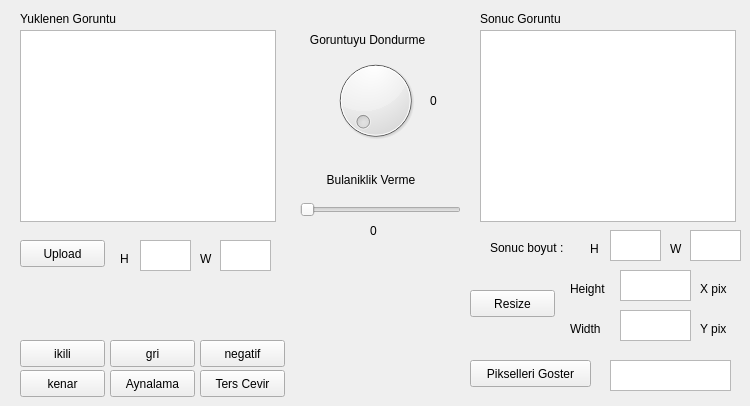
   <widget class="QWidget" name="tab_1">
    <attribute name="title">
     <string> Basic Operation </string>
    </attribute>
    <attribute name="toolTip">
     <string>&lt;html&gt;&lt;head/&gt;&lt;body&gt;&lt;p&gt;Temel Islemler Bulunur ( gray image, binary, resize, pikselleri gosterme, rotate)&lt;/p&gt;&lt;/body&gt;&lt;/html&gt;</string>
    </attribute>
    <widget class="QGraphicsView" name="uploadGV">
     <property name="geometry">
      <rect>
       <x>20</x>
       <y>30</y>
       <width>256</width>
       <height>192</height>
      </rect>
     </property>
     <property name="autoFillBackground">
      <bool>true</bool>
     </property>
     <property name="frameShape">
      <enum>QFrame::StyledPanel</enum>
     </property>
     <property name="frameShadow">
      <enum>QFrame::Sunken</enum>
     </property>
     <property name="backgroundBrush">
      <brush brushstyle="NoBrush">
       <color alpha="255">
        <red>60</red>
        <green>150</green>
        <blue>60</blue>
       </color>
      </brush>
     </property>
    </widget>
    <widget class="QGraphicsView" name="operationGV">
     <property name="geometry">
      <rect>
       <x>480</x>
       <y>30</y>
       <width>256</width>
       <height>192</height>
      </rect>
     </property>
    </widget>
    <widget class="QPushButton" name="upload_btn">
     <property name="geometry">
      <rect>
       <x>20</x>
       <y>240</y>
       <width>85</width>
       <height>27</height>
      </rect>
     </property>
     <property name="text">
      <string>Upload</string>
     </property>
    </widget>
    <widget class="QPushButton" name="h_cevir_btn">
     <property name="geometry">
      <rect>
       <x>200</x>
       <y>370</y>
       <width>85</width>
       <height>27</height>
      </rect>
     </property>
     <property name="text">
      <string>Ters Cevir</string>
     </property>
    </widget>
    <widget class="QPushButton" name="v_cevir_btn">
     <property name="geometry">
      <rect>
       <x>110</x>
       <y>370</y>
       <width>85</width>
       <height>27</height>
      </rect>
     </property>
     <property name="text">
      <string>Aynalama</string>
     </property>
    </widget>
    <widget class="QPushButton" name="binary_btn">
     <property name="geometry">
      <rect>
       <x>20</x>
       <y>340</y>
       <width>85</width>
       <height>27</height>
      </rect>
     </property>
     <property name="text">
      <string>ikili</string>
     </property>
    </widget>
    <widget class="QPushButton" name="grayScale_btn">
     <property name="geometry">
      <rect>
       <x>110</x>
       <y>340</y>
       <width>85</width>
       <height>27</height>
      </rect>
     </property>
     <property name="text">
      <string>gri</string>
     </property>
    </widget>
    <widget class="QPushButton" name="getEdge_btn">
     <property name="geometry">
      <rect>
       <x>20</x>
       <y>370</y>
       <width>85</width>
       <height>27</height>
      </rect>
     </property>
     <property name="text">
      <string>kenar</string>
     </property>
    </widget>
    <widget class="QPushButton" name="resize_btn">
     <property name="geometry">
      <rect>
       <x>470</x>
       <y>290</y>
       <width>85</width>
       <height>27</height>
      </rect>
     </property>
     <property name="text">
      <string>Resize</string>
     </property>
    </widget>
    <widget class="QLabel" name="basic_tab_durum_lbl_2">
     <property name="geometry">
      <rect>
       <x>300</x>
       <y>30</y>
       <width>161</width>
       <height>20</height>
      </rect>
     </property>
     <property name="font">
      <font>
       <weight>50</weight>
       <bold>false</bold>
      </font>
     </property>
     <property name="layoutDirection">
      <enum>Qt::LeftToRight</enum>
     </property>
     <property name="text">
      <string>   Goruntuyu Dondurme</string>
     </property>
     <property name="textFormat">
      <enum>Qt::AutoText</enum>
     </property>
    </widget>
    <widget class="QPushButton" name="show_px_value_btn">
     <property name="geometry">
      <rect>
       <x>470</x>
       <y>360</y>
       <width>121</width>
       <height>27</height>
      </rect>
     </property>
     <property name="text">
      <string>Pikselleri Goster</string>
     </property>
    </widget>
    <widget class="QLabel" name="label">
     <property name="geometry">
      <rect>
       <x>570</x>
       <y>280</y>
       <width>41</width>
       <height>17</height>
      </rect>
     </property>
     <property name="text">
      <string>Height</string>
     </property>
    </widget>
    <widget class="QLabel" name="label_2">
     <property name="geometry">
      <rect>
       <x>570</x>
       <y>320</y>
       <width>41</width>
       <height>17</height>
      </rect>
     </property>
     <property name="text">
      <string>Width</string>
     </property>
    </widget>
    <widget class="QDial" name="dial">
     <property name="geometry">
      <rect>
       <x>330</x>
       <y>50</y>
       <width>91</width>
       <height>101</height>
      </rect>
     </property>
     <property name="mouseTracking">
      <bool>false</bool>
     </property>
     <property name="acceptDrops">
      <bool>false</bool>
     </property>
     <property name="maximum">
      <number>360</number>
     </property>
     <property name="invertedAppearance">
      <bool>false</bool>
     </property>
    </widget>
    <widget class="QLabel" name="label_3">
     <property name="geometry">
      <rect>
       <x>700</x>
       <y>280</y>
       <width>41</width>
       <height>17</height>
      </rect>
     </property>
     <property name="text">
      <string>X pix</string>
     </property>
    </widget>
    <widget class="QLabel" name="label_4">
     <property name="geometry">
      <rect>
       <x>700</x>
       <y>320</y>
       <width>41</width>
       <height>17</height>
      </rect>
     </property>
     <property name="text">
      <string>Y pix</string>
     </property>
    </widget>
    <widget class="QLabel" name="label_5">
     <property name="geometry">
      <rect>
       <x>20</x>
       <y>10</y>
       <width>141</width>
       <height>17</height>
      </rect>
     </property>
     <property name="text">
      <string>Yuklenen Goruntu</string>
     </property>
    </widget>
    <widget class="QLabel" name="label_6">
     <property name="geometry">
      <rect>
       <x>480</x>
       <y>10</y>
       <width>141</width>
       <height>17</height>
      </rect>
     </property>
     <property name="text">
      <string>Sonuc Goruntu</string>
     </property>
    </widget>
    <widget class="QSlider" name="horSlider">
     <property name="geometry">
      <rect>
       <x>300</x>
       <y>200</y>
       <width>161</width>
       <height>20</height>
      </rect>
     </property>
     <property name="orientation">
      <enum>Qt::Horizontal</enum>
     </property>
    </widget>
    <widget class="QLabel" name="basic_tab_durum_lbl_3">
     <property name="geometry">
      <rect>
       <x>320</x>
       <y>170</y>
       <width>121</width>
       <height>20</height>
      </rect>
     </property>
     <property name="font">
      <font>
       <weight>50</weight>
       <bold>false</bold>
      </font>
     </property>
     <property name="layoutDirection">
      <enum>Qt::LeftToRight</enum>
     </property>
     <property name="text">
      <string>  Bulaniklik Verme</string>
     </property>
     <property name="textFormat">
      <enum>Qt::AutoText</enum>
     </property>
    </widget>
    <widget class="QPushButton" name="negatif_btn">
     <property name="geometry">
      <rect>
       <x>200</x>
       <y>340</y>
       <width>85</width>
       <height>27</height>
      </rect>
     </property>
     <property name="text">
      <string>negatif</string>
     </property>
    </widget>
    <widget class="QTextEdit" name="H_X_txt">
     <property name="geometry">
      <rect>
       <x>620</x>
       <y>270</y>
       <width>71</width>
       <height>31</height>
      </rect>
     </property>
    </widget>
    <widget class="QTextEdit" name="W_Y_txt">
     <property name="geometry">
      <rect>
       <x>620</x>
       <y>310</y>
       <width>71</width>
       <height>31</height>
      </rect>
     </property>
    </widget>
    <widget class="QTextEdit" name="pixel_color_txt">
     <property name="geometry">
      <rect>
       <x>610</x>
       <y>360</y>
       <width>121</width>
       <height>31</height>
      </rect>
     </property>
    </widget>
    <widget class="QTextEdit" name="upload_H_txt">
     <property name="geometry">
      <rect>
       <x>140</x>
       <y>240</y>
       <width>51</width>
       <height>31</height>
      </rect>
     </property>
    </widget>
    <widget class="QTextEdit" name="upload_w_txt">
     <property name="geometry">
      <rect>
       <x>220</x>
       <y>240</y>
       <width>51</width>
       <height>31</height>
      </rect>
     </property>
    </widget>
    <widget class="QTextEdit" name="after_W_txt">
     <property name="geometry">
      <rect>
       <x>690</x>
       <y>230</y>
       <width>51</width>
       <height>31</height>
      </rect>
     </property>
    </widget>
    <widget class="QTextEdit" name="after_H_txt">
     <property name="geometry">
      <rect>
       <x>610</x>
       <y>230</y>
       <width>51</width>
       <height>31</height>
      </rect>
     </property>
    </widget>
    <widget class="QLabel" name="label_7">
     <property name="geometry">
      <rect>
       <x>120</x>
       <y>250</y>
       <width>16</width>
       <height>17</height>
      </rect>
     </property>
     <property name="text">
      <string>H</string>
     </property>
    </widget>
    <widget class="QLabel" name="label_8">
     <property name="geometry">
      <rect>
       <x>200</x>
       <y>250</y>
       <width>16</width>
       <height>17</height>
      </rect>
     </property>
     <property name="text">
      <string>W</string>
     </property>
    </widget>
    <widget class="QLabel" name="label_9">
     <property name="geometry">
      <rect>
       <x>670</x>
       <y>240</y>
       <width>16</width>
       <height>17</height>
      </rect>
     </property>
     <property name="text">
      <string>W</string>
     </property>
    </widget>
    <widget class="QLabel" name="label_10">
     <property name="geometry">
      <rect>
       <x>590</x>
       <y>240</y>
       <width>16</width>
       <height>17</height>
      </rect>
     </property>
     <property name="text">
      <string>H</string>
     </property>
    </widget>
    <widget class="QLabel" name="label_11">
     <property name="geometry">
      <rect>
       <x>490</x>
       <y>240</y>
       <width>91</width>
       <height>16</height>
      </rect>
     </property>
     <property name="text">
      <string>Sonuc boyut :</string>
     </property>
    </widget>
    <widget class="QLabel" name="slider_value_lbl">
     <property name="geometry">
      <rect>
       <x>370</x>
       <y>220</y>
       <width>16</width>
       <height>21</height>
      </rect>
     </property>
     <property name="text">
      <string>0</string>
     </property>
    </widget>
    <widget class="QLabel" name="dial_value_lbl">
     <property name="geometry">
      <rect>
       <x>430</x>
       <y>90</y>
       <width>31</width>
       <height>21</height>
      </rect>
     </property>
     <property name="text">
      <string>0</string>
     </property>
    </widget>
   </widget>
